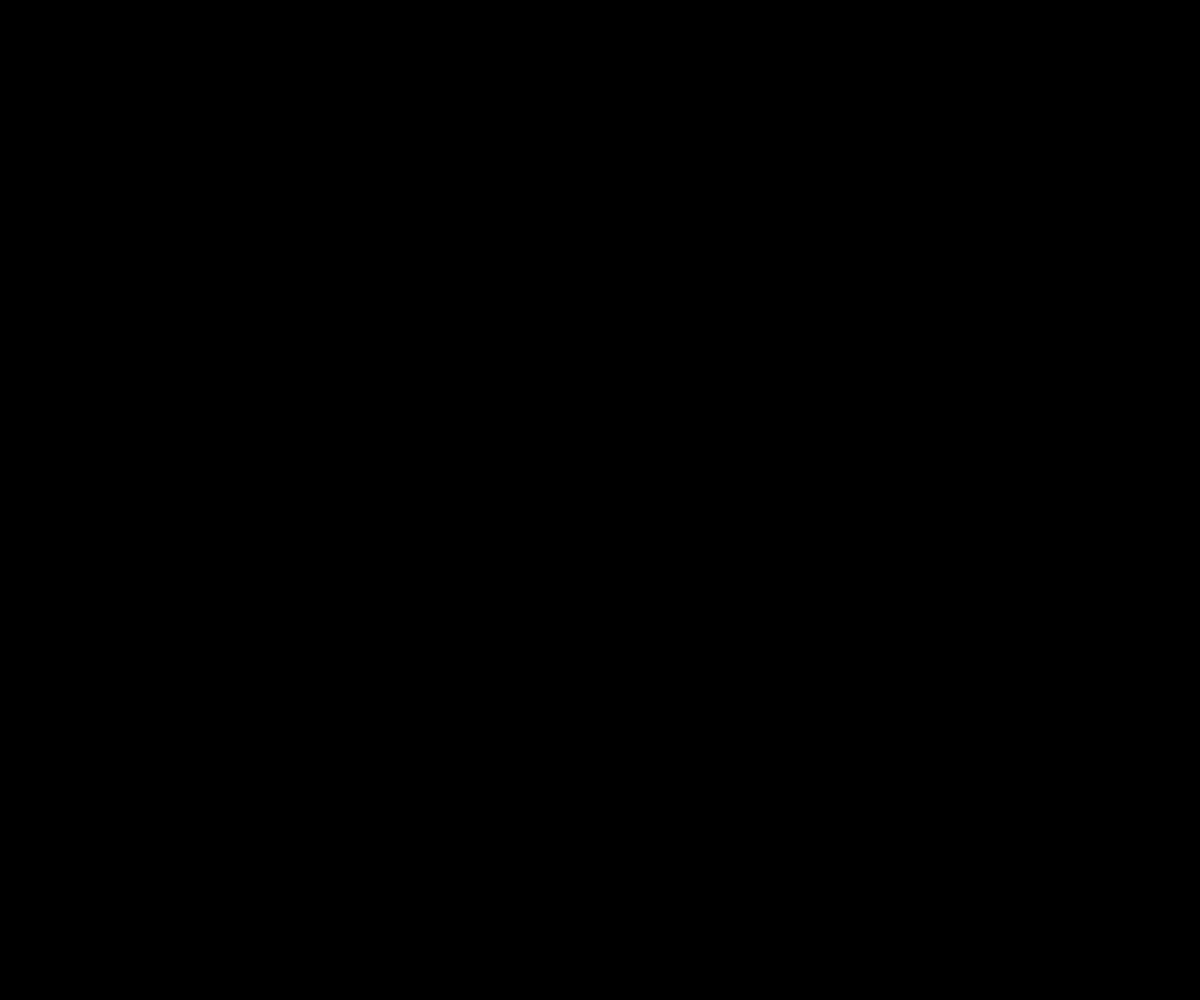
Frame 1 (no input)
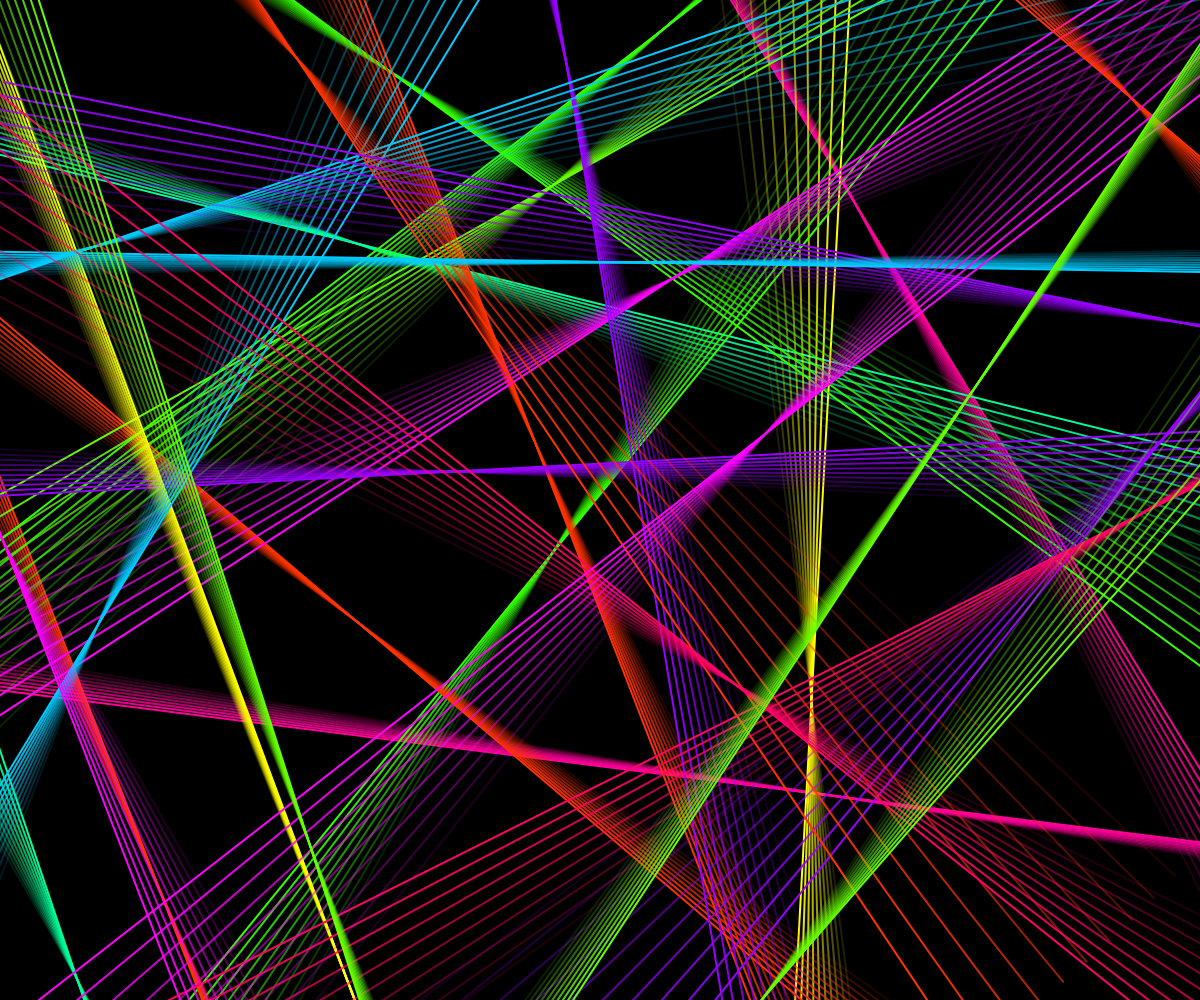
Frame 60 (no input)
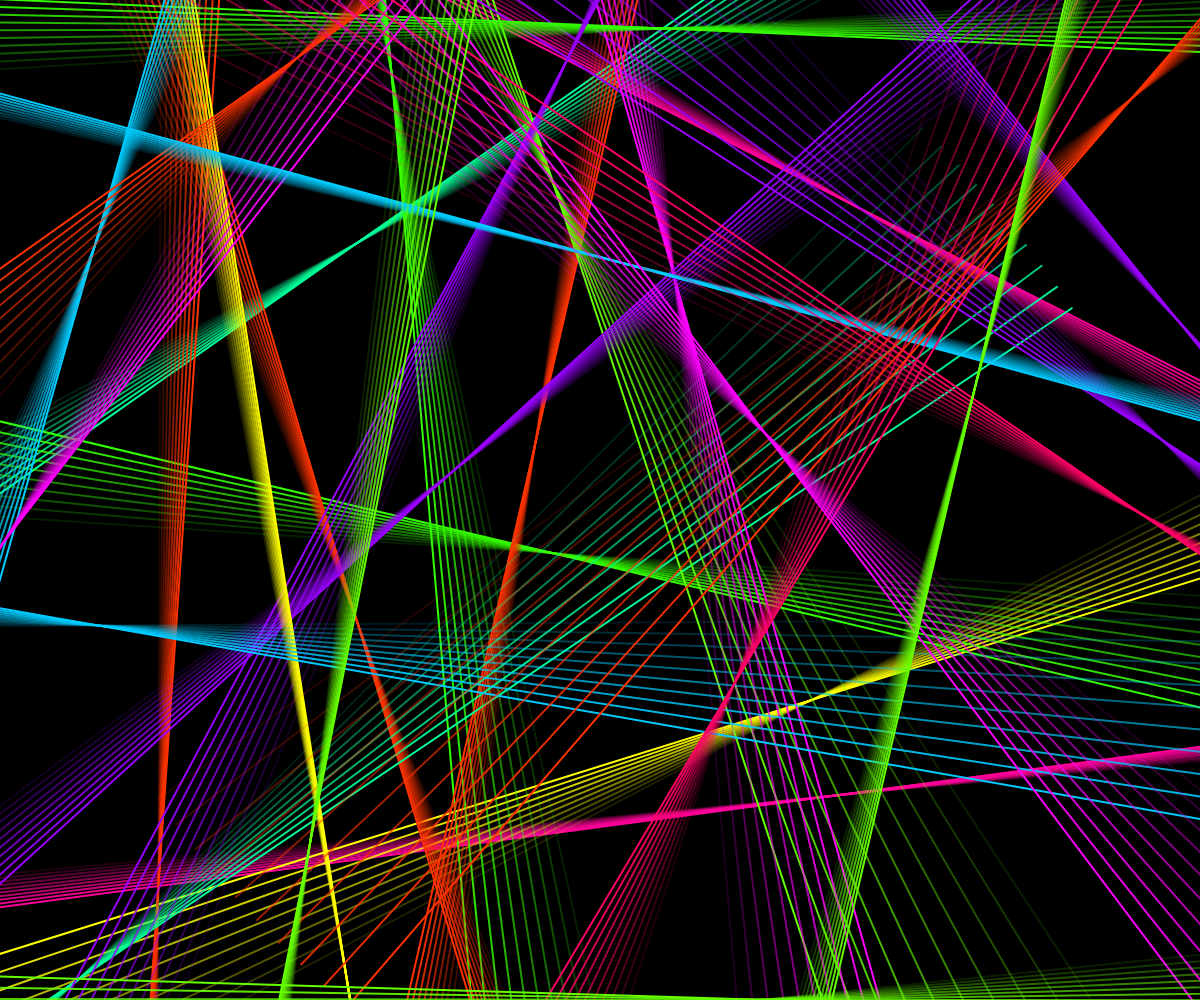
Frame 120 (the mouse pressed at the canvas centre since frame 60)

The p5.js sketch that drew these frames (run headless with seeded random() and noise() and a simulated clock; from frame 60 on, the mouse is pressed at the canvas centre):

// p5.js sketch
// ── sketch.js
const TOTAL_LINES = 30;
const TRAIL_LENGTH = 10;
const NEON_COLORS = [
  '#ff00ff', '#00ffff', '#ff0066', '#66ff00',
  '#ff3300', '#00ff99', '#ff9900', '#9900ff',
  '#00ccff', '#ff0099', '#33ff00', '#ffff00',
];

let lines = [];

function setup() {
  createCanvas(windowWidth, windowHeight);
  for (let i = 0; i < TOTAL_LINES; i++) {
    lines.push(makeLine());
  }
}

function makeLine() {
  return {
    x: random(width),
    y: random(height),
    angle: random(TWO_PI),
    speed: random(-0.03, 0.03) || 0.01,
    col: random(NEON_COLORS),
    len: width * 2,
    trail: [],
  };
}

function draw() {
  background(0);

  for (let l of lines) {
    l.trail.push({ x: l.x, y: l.y, angle: l.angle });
    if (l.trail.length > TRAIL_LENGTH) {
      l.trail.shift();
    }

    for (let t = 0; t < l.trail.length; t++) {
      let alpha = map(t, 0, l.trail.length - 1, 30, 255);
      let c = color(l.col);
      c.setAlpha(alpha);

      push();
      translate(l.trail[t].x, l.trail[t].y);
      rotate(l.trail[t].angle);
      stroke(c);
      strokeWeight(2);
      line(-l.len / 2, 0, l.len / 2, 0);
      pop();
    }

    l.angle += l.speed;
  }
}

function windowResized() {
  resizeCanvas(windowWidth, windowHeight);
  for (let l of lines) {
    l.len = width * 2;
  }
}
